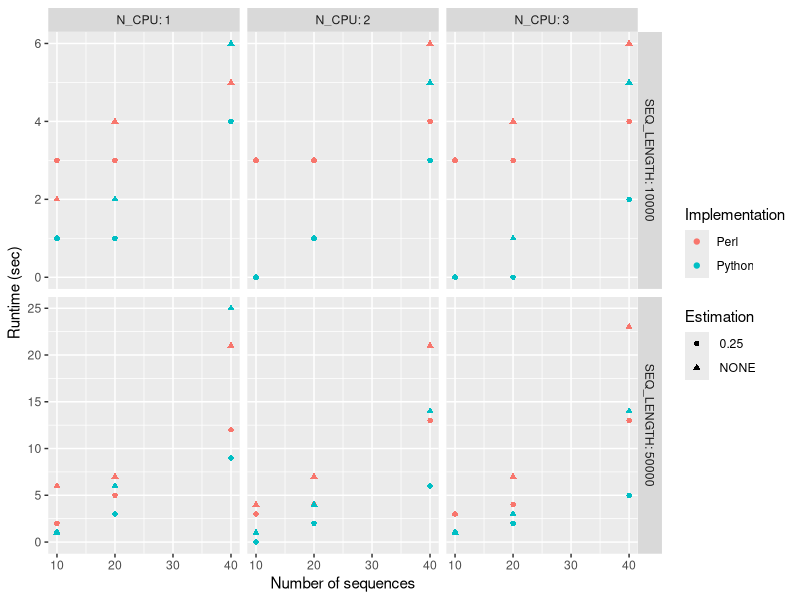

This figure's R source:
require(ggplot2)

speeds <- read.csv(file = "hamming_dist/speedcheck_python_vs_perl/speedcheck.txt")
colnames(speeds)[colnames(speeds) == "M"] <- "SEQ_LENGTH"

p <- ggplot(
  data = speeds,
  aes(x = N, shape = factor(EST_FREQ))) +
  geom_point(aes(y = runtime_pl, color = "Perl")) +
  geom_point(aes(y = runtime_py, color = "Python")) +
  facet_grid(SEQ_LENGTH ~ N_CPU, scales = "free", labeller = label_both) +
  labs(x = "Number of sequences", y = "Runtime (sec)") +
  scale_color_discrete(name = "Implementation") +
  scale_shape_discrete(name = "Estimation")

ggsave(
  filename = "hamming_dist/speedcheck_python_vs_perl/speedcheck.png",
  plot = p,
  width = 7,
  height = 4
)